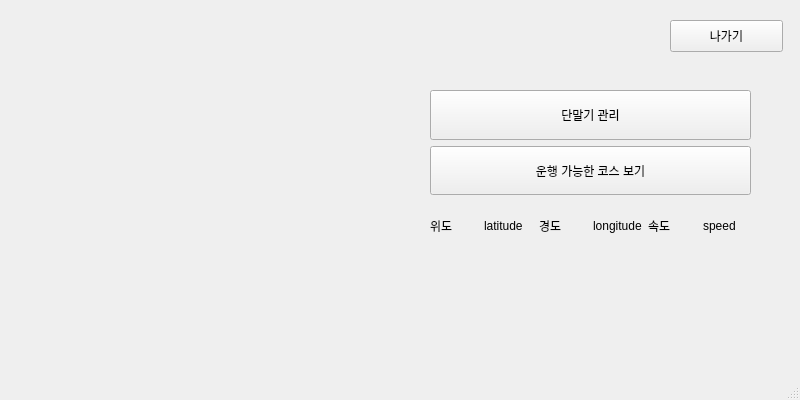
<?xml version="1.0" encoding="UTF-8"?>
<ui version="4.0">
 <class>MainWindow</class>
 <widget class="QMainWindow" name="MainWindow">
  <property name="geometry">
   <rect>
    <x>0</x>
    <y>0</y>
    <width>800</width>
    <height>400</height>
   </rect>
  </property>
  <property name="windowTitle">
   <string>LitteLiders</string>
  </property>
  <widget class="QWidget" name="centralwidget">
   <widget class="QWidget" name="verticalLayoutWidget">
    <property name="geometry">
     <rect>
      <x>430</x>
      <y>90</y>
      <width>321</width>
      <height>161</height>
     </rect>
    </property>
    <layout class="QVBoxLayout" name="verticalLayout">
     <item>
      <widget class="QPushButton" name="terminalInfoButton">
       <property name="sizePolicy">
        <sizepolicy hsizetype="Minimum" vsizetype="Preferred">
         <horstretch>0</horstretch>
         <verstretch>0</verstretch>
        </sizepolicy>
       </property>
       <property name="text">
        <string>단말기 관리</string>
       </property>
      </widget>
     </item>
     <item>
      <widget class="QPushButton" name="courseInfoButton">
       <property name="sizePolicy">
        <sizepolicy hsizetype="Minimum" vsizetype="Minimum">
         <horstretch>0</horstretch>
         <verstretch>0</verstretch>
        </sizepolicy>
       </property>
       <property name="text">
        <string>운행 가능한 코스 보기</string>
       </property>
      </widget>
     </item>
     <item>
      <layout class="QHBoxLayout" name="horizontalLayout">
       <item>
        <widget class="QLabel" name="label_4">
         <property name="text">
          <string>위도</string>
         </property>
        </widget>
       </item>
       <item>
        <widget class="QLabel" name="latitudeText">
         <property name="text">
          <string>latitude</string>
         </property>
        </widget>
       </item>
       <item>
        <widget class="QLabel" name="label_2">
         <property name="text">
          <string>경도</string>
         </property>
        </widget>
       </item>
       <item>
        <widget class="QLabel" name="longitudeText">
         <property name="text">
          <string>longitude</string>
         </property>
        </widget>
       </item>
       <item>
        <widget class="QLabel" name="label_5">
         <property name="text">
          <string>속도</string>
         </property>
        </widget>
       </item>
       <item>
        <widget class="QLabel" name="speedText">
         <property name="text">
          <string>speed</string>
         </property>
        </widget>
       </item>
      </layout>
     </item>
    </layout>
   </widget>
   <widget class="QPushButton" name="exitButton">
    <property name="geometry">
     <rect>
      <x>670</x>
      <y>20</y>
      <width>113</width>
      <height>32</height>
     </rect>
    </property>
    <property name="text">
     <string>나가기</string>
    </property>
   </widget>
   <widget class="QWidget" name="verticalLayoutWidget_2">
    <property name="geometry">
     <rect>
      <x>30</x>
      <y>40</y>
      <width>381</width>
      <height>281</height>
     </rect>
    </property>
    <layout class="QVBoxLayout" name="mapLayout"/>
   </widget>
  </widget>
  <widget class="QMenuBar" name="menubar">
   <property name="geometry">
    <rect>
     <x>0</x>
     <y>0</y>
     <width>800</width>
     <height>24</height>
    </rect>
   </property>
  </widget>
  <widget class="QStatusBar" name="statusbar"/>
 </widget>
 <resources/>
 <connections>
  <connection>
   <sender>terminalInfoButton</sender>
   <signal>clicked()</signal>
   <receiver>MainWindow</receiver>
   <slot>terminalInfoButtonEvent()</slot>
   <hints>
    <hint type="sourcelabel">
     <x>254</x>
     <y>145</y>
    </hint>
    <hint type="destinationlabel">
     <x>200</x>
     <y>315</y>
    </hint>
   </hints>
  </connection>
  <connection>
   <sender>courseInfoButton</sender>
   <signal>clicked()</signal>
   <receiver>MainWindow</receiver>
   <slot>courseInfoButtonEvent()</slot>
   <hints>
    <hint type="sourcelabel">
     <x>383</x>
     <y>195</y>
    </hint>
    <hint type="destinationlabel">
     <x>430</x>
     <y>324</y>
    </hint>
   </hints>
  </connection>
 </connections>
 <slots>
  <slot>terminalInfoButtonEvent()</slot>
  <slot>courseInfoButtonEvent()</slot>
 </slots>
</ui>
